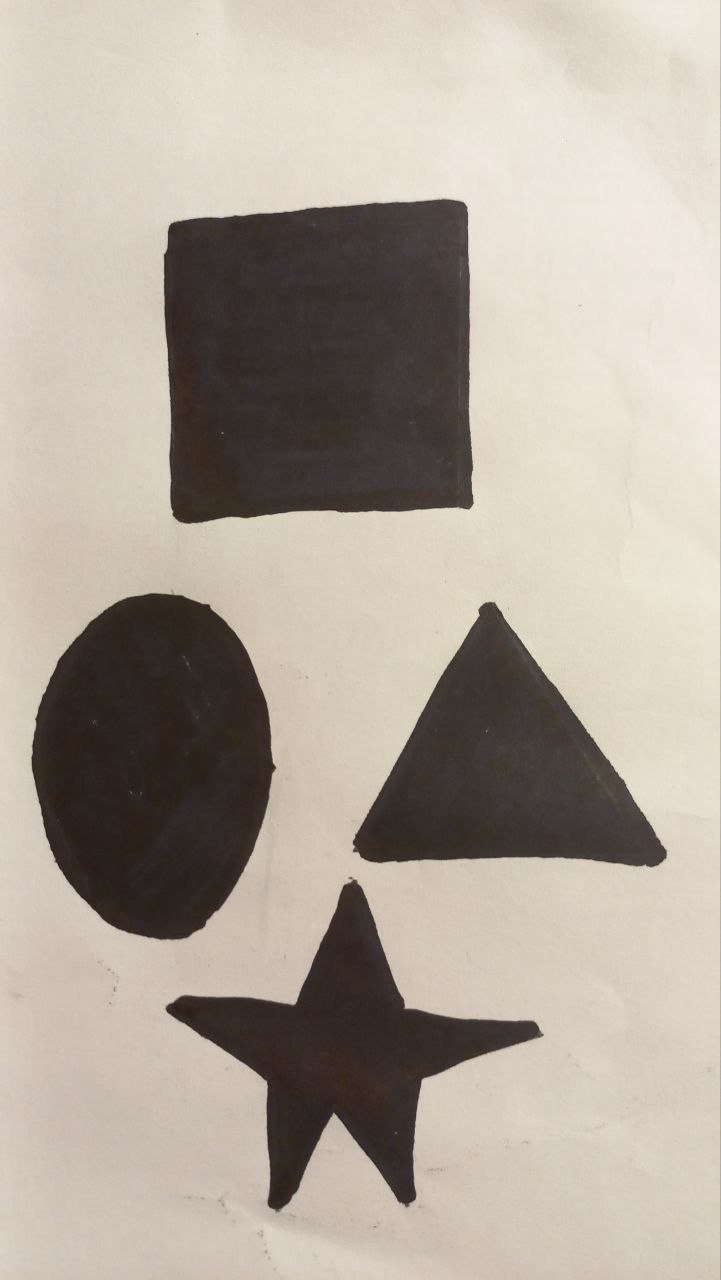
#> input picture Images/figures.png, 721 x 1280 px
$ python trackbars.py
#> lines starting #> are read from the running program, lines starting #| are printed output that depends on the picture; after the words box and inside, x2 and y2 are one past the last pixel; in counts of white or black regions, pixels touching at a corner belong together
import cv2
import numpy as np

def nothing(x):
    pass

img = cv2.imread("../Images/figures.png")
#> img is the input picture: shape (1280, 721, 3); mean B, G, R 155.3, 166.4, 176.5
scale = 3
img = cv2.resize(img, (int(img.shape[1] // scale), int(img.shape[0] // scale)))
#> img: shape (426, 240, 3)
hsv = cv2.cvtColor(img, cv2.COLOR_BGR2HSV)
#> hsv: shape (426, 240, 3); mean H, S, V 15.9, 36.4, 176.5

cv2.namedWindow("Trackbars")
cv2.createTrackbar("H Min", "Trackbars", 0, 179, nothing)
#> slider 'H Min' is set to 35
cv2.createTrackbar("H Max", "Trackbars", 179, 179, nothing)
cv2.createTrackbar("S Min", "Trackbars", 0, 255, nothing)
#> slider 'S Min' is set to 51
cv2.createTrackbar("S Max", "Trackbars", 255, 255, nothing)
cv2.createTrackbar("V Min", "Trackbars", 0, 255, nothing)
#> slider 'V Min' is set to 51
cv2.createTrackbar("V Max", "Trackbars", 255, 255, nothing)

while True:
    h_min = cv2.getTrackbarPos("H Min", "Trackbars")
    h_max = cv2.getTrackbarPos("H Max", "Trackbars")
    s_min = cv2.getTrackbarPos("S Min", "Trackbars")
    s_max = cv2.getTrackbarPos("S Max", "Trackbars")
    v_min = cv2.getTrackbarPos("V Min", "Trackbars")
    v_max = cv2.getTrackbarPos("V Max", "Trackbars")

    lower = np.array([h_min, s_min, v_min])
    upper = np.array([h_max, s_max, v_max])

    mask = cv2.inRange(hsv, lower, upper)
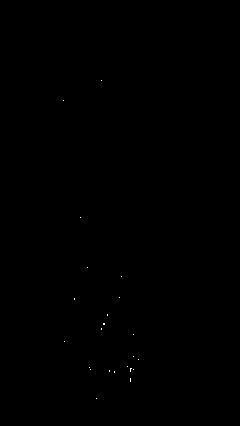
#> mask: shape (426, 240); 0.04% white in thin lines or dots, all inside (x1, y1, x2, y2) = (63, 80, 139, 399)
    result = cv2.bitwise_and(img, img, mask=mask)

    cv2.imshow("Mask", mask)
    cv2.imshow("Result", result)

    if cv2.waitKey(1) & 0xFF == 27:
#> (key Esc is pressed here)
        break

cv2.destroyAllWindows()
